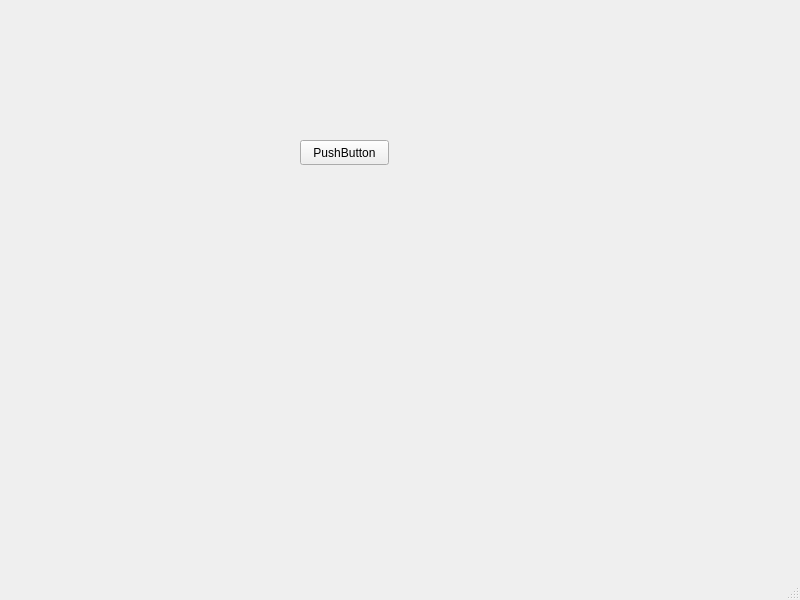
<?xml version="1.0" encoding="UTF-8"?>
<ui version="4.0">
 <class>DiagramWindow</class>
 <widget class="QMainWindow" name="DiagramWindow">
  <property name="geometry">
   <rect>
    <x>0</x>
    <y>0</y>
    <width>800</width>
    <height>600</height>
   </rect>
  </property>
  <property name="windowTitle">
   <string>MainWindow</string>
  </property>
  <widget class="QWidget" name="centralwidget">
   <widget class="QPushButton" name="pushButton">
    <property name="geometry">
     <rect>
      <x>300</x>
      <y>140</y>
      <width>89</width>
      <height>25</height>
     </rect>
    </property>
    <property name="text">
     <string>PushButton</string>
    </property>
   </widget>
  </widget>
  <widget class="QMenuBar" name="menubar">
   <property name="geometry">
    <rect>
     <x>0</x>
     <y>0</y>
     <width>800</width>
     <height>22</height>
    </rect>
   </property>
  </widget>
  <widget class="QStatusBar" name="statusbar"/>
 </widget>
 <resources/>
 <connections/>
</ui>
